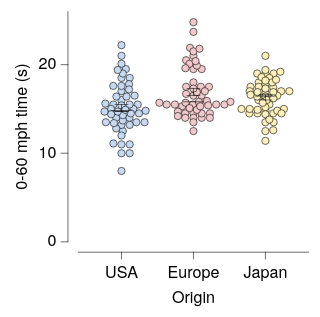

Source (Vega-Lite JSON):
### Vega-Lite specification from a JSON file in a GitHub repository (floating-point values rounded to 4 significant figures; data arrays with more than 128 entries replaced by an {"elided": "..."} marker saying what was removed)
{"background": null, "config": {"arc": {"fill": "#DBDBDB", "fillOpacity": 1.0, "innerRadius": 25.0, "padAngle": 0.03, "stroke": "black", "strokeOpacity": 1, "strokeWidth": 0.25}, "area": {"fill": "#DBDBDB", "fillOpacity": 1.0, "stroke": "black", "strokeOpacity": 1, "strokeWidth": 0.25}, "axis": {"domain": true, "domainCap": "round", "domainColor": "black", "domainWidth": 0.25, "grid": false, "gridCap": "round", "gridColor": "#F1F1F1", "gridDash": [0, 0], "gridOpacity": 1.0, "gridWidth": 0.25, "labelColor": "black", "labelFont": "Helvetica Neue", "labelFontSize": 7, "labelFontStyle": "normal", "labelFontWeight": 400, "offset": 4.5, "ticks": true, "tickCap": "round", "tickColor": "black", "tickRound": false, "tickSize": 3, "tickWidth": 0.25, "titleColor": "black", "titleFont": "Helvetica Neue", "titleFontSize": 7, "titleFontStyle": "normal", "titleFontWeight": 400}, "axisX": {"domain": true, "labelAlign": "center", "labelAngle": 0, "labels": true, "ticks": true, "translate": 0}, "axisY": {"domain": true, "labelAlign": "right", "labelAngle": 0, "labels": true, "ticks": true, "translate": 0}, "axisRight": {"domain": true, "labelAlign": "left", "labelAngle": 0, "labels": true, "ticks": true, "translate": 0}, "axisTop": {"domain": true, "labelAlign": "center", "labelAngle": 0, "labels": true, "ticks": true, "translate": 0}, "axisBand": {"tickOffset": 0}, "bar": {"fill": "#DBDBDB", "fillOpacity": 1.0, "stroke": "black", "strokeOpacity": 1, "strokeWidth": 0.25}, "boxplot": {"size": 9.0, "ticks": {"cornerRadius": 0.25, "fill": "black", "size": 4.5, "thickness": 0.25}, "box": {"fillOpacity": 1.0, "stroke": "black", "strokeOpacity": 1, "strokeWidth": 0.25}, "median": {"fill": "black", "fillOpacity": 1.0, "size": 9.0, "thickness": 0.25}, "rule": {"fill": "black", "fillOpacity": 1.0, "size": 10.0, "stroke": "black", "strokeDash": [0, 0], "strokeOpacity": 1, "strokeWidth": 0.25}, "outliers": {"color": "black", "fill": "black", "fillOpacity": 1.0, "size": 0, "stroke": "black", "strokeOpacity": 1, "strokeWidth": 0.25}}, "circle": {"fill": "black", "fillOpacity": 1.0, "size": 0.5, "stroke": null, "strokeOpacity": 1, "strokeWidth": 0.25}, "errorband": {"band": {"fillOpacity": 0.6, "stroke": null, "strokeWidth": 0.25, "strokeOpacity": 1}, "borders": {"opacity": 0, "strokeOpacity": 0.25, "strokeWidth": 1}}, "errorbar": {"opacity": 1, "rule": {"strokeDash": [0, 0], "strokeWidth": 0.25}, "ticks": {"color": "black", "cornerRadius": 0.125, "opacity": 1, "size": 6.0, "thickness": 0.25}, "thickness": 0.25}, "font": "Helvetica Neue", "geoshape": {"fill": "#DBDBDB", "fillOpacity": 1.0, "stroke": "black", "strokeOpacity": 1, "strokeWidth": 0.25}, "header": {"labelColor": "black", "labelFont": "Helvetica Neue", "labelFontSize": 7, "labelFontStyle": "normal", "labelFontWeight": 400, "titleColor": "black", "titleFont": "Helvetica Neue", "titleFontSize": 7, "titleFontStyle": "normal", "titleFontWeight": 400, "titlePadding": 0}, "legend": {"disable": false, "offset": 4.5, "titlePadding": 4, "labelOffset": 2, "gradientLabelOffset": 2, "gradientLength": 50.0, "gradientThickness": 5.0, "gradientOpacity": 1.0, "gradientStrokeColor": "black", "gradientStrokeWidth": 0.25, "labelColor": "black", "labelFont": "Helvetica Neue", "labelFontSize": 7, "labelFontStyle": "normal", "labelFontWeight": 400, "strokeColor": "black", "strokeWidth": 0, "symbolSize": 42, "symbolStrokeColor": "black", "symbolStrokeWidth": 0.25, "titleColor": "black", "titleFont": "Helvetica Neue", "titleFontSize": 7, "titleFontStyle": "normal", "titleFontWeight": 400}, "line": {"color": "black", "stroke": "black", "strokeCap": "round", "strokeDash": [0, 0], "strokeOpacity": 1, "strokeWidth": 0.375}, "point": {"filled": true, "fill": "#DBDBDB", "fillOpacity": 1.0, "size": 5.0, "stroke": "black", "strokeOpacity": 1, "strokeWidth": 0.25}, "range": {"category": ["#C6D9F1", "#F1C9CB", "#FEF0B9", "#CEE37A", "#7AA8E0", "#E589A3", "#FDDD5D", "#68B961", "#4177B1", "#C35082", "#E5C227", "#438156"], "diverging": {"scheme": ["#C35082", "#CE6D94", "#D989A7", "#E2A4BA", "#EABFCE", "#F1DBE2", "#F6F6F6", "#D7E0EB", "#B9CBE0", "#9BB6D5", "#7DA1C9", "#5F8CBD", "#4177B1"]}, "heatmap": {"scheme": ["#130010", "#27022E", "#370453", "#3D1E76", "#3A3B92", "#2E57AA", "#1374BA", "#1A90BE", "#20ABC1", "#27C6C1", "#48DEB3", "#91EE9F"]}, "ordinal": {"scheme": ["#F1F1F1", "#DBDBDB", "#C6C6C6", "#B2B2B2", "#9D9D9D", "#898989", "#767676", "#636363", "#515151", "#404040", "#2F2F2F", "#1F1F1F"]}, "ramp": {"scheme": ["#130010", "#27022E", "#370453", "#3D1E76", "#3A3B92", "#2E57AA", "#1374BA", "#1A90BE", "#20ABC1", "#27C6C1", "#48DEB3", "#91EE9F"]}}, "rule": {"color": "black", "stroke": "black", "strokeCap": "round", "strokeDash": [2, 2], "strokeOpacity": 1, "strokeWidth": 0.25}, "scale": {"bandPaddingInner": 0.1, "bandPaddingOuter": 0.1, "round": false}, "rect": {"fill": "#DBDBDB", "fillOpacity": 1.0, "stroke": "black", "strokeOpacity": 1, "strokeWidth": 0.25}, "square": {"fill": "#DBDBDB", "fillOpacity": 1.0, "size": 10.0, "stroke": "black", "strokeOpacity": 1, "strokeWidth": 0.25}, "text": {"color": "black", "font": "Helvetica Neue", "fontSize": 7, "fontStyle": "normal", "fontWeight": 400}, "title": {"anchor": "middle", "frame": "group", "color": "black", "font": "Helvetica Neue", "fontSize": 7, "fontStyle": "normal", "fontWeight": 400, "subtitleColor": "black", "subtitleFont": "Helvetica Neue", "subtitleFontSize": "Helvetica Neue", "subtitleFontStyle": "normal", "subtitleFontWeight": 400}, "view": {"continuousWidth": 100, "continuousHeight": 100, "discreteWidth": 100, "discreteHeight": 100, "fill": null, "stroke": null, "strokeWidth": 0.25}}, "layer": [{"data": {"name": "data-fff8341856742b0cfe310aaeede7bc4a"}, "mark": {"type": "circle", "opacity": 1.0, "size": 10.0, "stroke": "black", "strokeOpacity": 1, "strokeWidth": 0.25}, "encoding": {"color": {"field": "Origin", "legend": null, "sort": ["USA", "Europe", "Japan"], "title": null, "type": "nominal"}, "x": {"axis": {}, "field": "Origin", "sort": ["USA", "Europe", "Japan"], "title": "Origin", "type": "nominal"}, "xOffset": {"field": "beeswarm_x", "scale": {"domain": [-16.06, 16.06], "range": [-3.559, 28.56]}, "type": "quantitative"}, "y": {"field": "Acceleration", "title": "0-60 mph time (s)", "type": "quantitative"}}}, {"data": {"name": "data-d979443d4e9b399518cd2fcbb34b9d6d"}, "mark": {"type": "errorbar"}, "encoding": {"x": {"axis": {}, "field": "Origin", "sort": ["USA", "Europe", "Japan"], "title": "Origin", "type": "nominal"}, "y": {"field": "__mean", "title": "0-60 mph time (s)", "type": "quantitative"}, "yError": {"field": "__error"}}}, {"data": {"name": "data-fff8341856742b0cfe310aaeede7bc4a"}, "mark": {"type": "boxplot", "box": {"fillOpacity": 0, "strokeOpacity": 0}, "outliers": {"opacity": 0}, "rule": {"strokeOpacity": 0}, "ticks": false}, "encoding": {"x": {"axis": {}, "field": "Origin", "sort": ["USA", "Europe", "Japan"], "title": "Origin", "type": "nominal"}, "y": {"field": "Acceleration", "title": "0-60 mph time (s)", "type": "quantitative"}}}], "$schema": "https://vega.github.io/schema/vega-lite/v6.4.1.json", "datasets": {"data-fff8341856742b0cfe310aaeede7bc4a": {"elided": "150 records"}, "data-d979443d4e9b399518cd2fcbb34b9d6d": [{"Origin": "USA", "__mean": 15.11, "__error": 0.4137, "__dysonsphere__": 1}, {"Origin": "Europe", "__mean": 16.94, "__error": 0.4011, "__dysonsphere__": 1}, {"Origin": "Japan", "__mean": 16.3, "__error": 0.2857, "__dysonsphere__": 1}]}}
